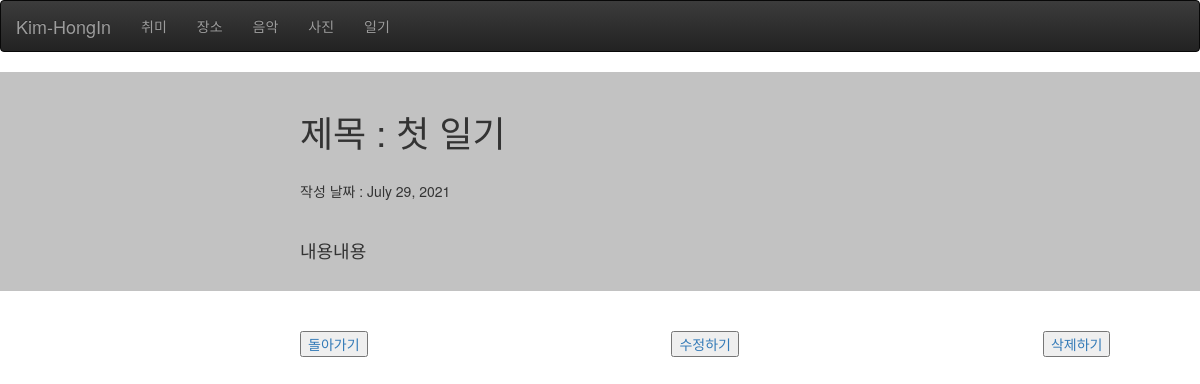
The page /detail/6 on the database as committed earlier.
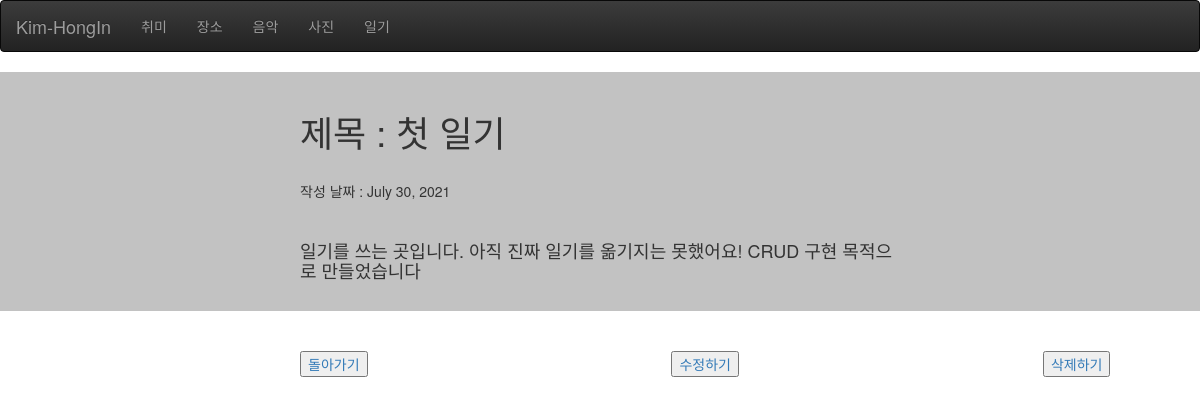
The same page on the database as committed later.
### self_introduce/models.py (models this page shows, shortened)
class Diary(models.Model):
    title = models.CharField(max_length=100)
    pub_date = models.DateField()
    body = models.TextField()

### self_introduce/views.py (the view)
# urls.py: path('detail/<str:id>', views.detail, name="detail"),
def detail(request, id):
    diary = get_object_or_404(Diary, pk=id)
    return render(request, 'detail.html', {'diary' : diary})

### self_introduce/templates/detail.html (shortened to what this page needs)
{% extends 'base.html' %}
{% block contents %}
<body>
<div class="contents" style="padding-left: 300px; padding-right: 300px; background-color: rgb(194, 194, 194);">
    <h1><br>제목 : {{diary.title}}</h1>
    <br>
    <p>작성 날짜 : {{diary.pub_date}}</p>
    <br>
    <h4>{{diary.body}}</h4><br>
</div>
<br><br>
<a href="{% url 'diary' %}" style="padding-left: 300px;"><button type="button">돌아가기</button></a>
<a href="{% url 'edit' diary.id %}" style="padding-left: 300px;"><button type="button">수정하기</button></a>
<a href="{% url 'delete' diary.id %}" style="padding-left: 300px;"><button type="button">삭제하기</button></a>
</body>
{% endblock %}

### introduce/templates/base.html (shortened to what this page needs)
<!DOCTYPE html>
<html lang="en">
<head>
    <link rel="stylesheet" href="https://maxcdn.bootstrapcdn.com/bootstrap/3.3.2/css/bootstrap.min.css">
    <link rel="stylesheet" href="https://maxcdn.bootstrapcdn.com/bootstrap/3.3.2/css/bootstrap-theme.min.css">
</head>
<body>
    <nav class="navbar navbar-inverse">
        <div class="container-fluid">
          <div class="navbar-header">
            <a class="navbar-brand" href="{% url 'main' %}">Kim-HongIn</a>
          </div>
          <div class="collapse navbar-collapse" id="bs-example-navbar-collapse-1">
            <ul class="nav navbar-nav">
              <li><a href="{% url 'hobby' %}">취미</a></li>
              <li><a href="{% url 'place' %}">장소</a></li>
              <li><a href="{% url 'music' %}">음악</a></li>
              <li><a href="{% url 'picture' %}">사진</a></li>
              <li><a href="{% url 'diary' %}">일기</a></li>
            </ul>
          </div>
        </div>
      </nav>
      {% block contents %}
      {% endblock %}
</body>
</html>

Rows that differ between the two databases and show on the page:
changed Diary "첫 일기": pub_date "July 29, 2021" → "July 30, 2021"; body "내용내용" → "일기를 쓰는 곳입니다. 아직 진짜 일기를 옮기지는 못했어요! CRUD 구현 목적으로 만들었습니다"
